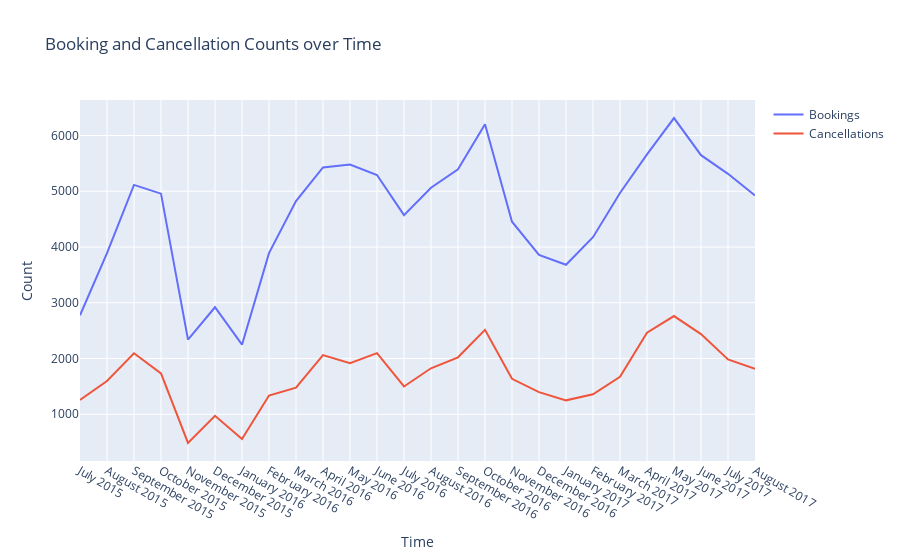

Notebook source saved alongside this figure:
### Markdown cell above
### Exploratory Data Analysis

### Code cell
years = data['arrival_date_year'].unique().tolist()
years.sort()
x_ticks = []
booking_counts = []
cancellation_counts = []
months = ['January','February','March','April','May','June','July','August','September','October','November','December']
for year in years:
    for month in months:
        x_ticks.append(month + " " + str(year))
        booking_counts.append(len(data[(data['arrival_date_year'] == year) & (data['arrival_date_month'] == month)]))
        cancellation_counts.append(len(data[(data['arrival_date_year'] == year) & (data['arrival_date_month'] == month) & (data['is_canceled'] == 1)]))

# Removing time periods that are out of range of the data
x_ticks = x_ticks[6:-4]
booking_counts = booking_counts[6:-4]
cancellation_counts = cancellation_counts[6:-4]

fig = go.Figure()
fig.add_trace(
    go.Scatter(
        x=x_ticks, 
        y=booking_counts, 
        name="Bookings"
    )
)
fig.add_trace(
    go.Scatter(
        x=x_ticks, 
        y=cancellation_counts, 
        name="Cancellations"
    )
)
fig.update_layout(
    title="Booking and Cancellation Counts over Time", 
    xaxis_title="Time", 
    yaxis_title="Count"
)
fig.show()

### Figure 1 — Plotly figure (JSON) as saved in the notebook; plotly's stock layout.template omitted (floating-point values rounded to 4 significant figures)
{"data": [{"name": "Bookings", "type": "scatter", "x": ["July 2015", "August 2015", "September 2015", "October 2015", "November 2015", "December 2015", "January 2016", "February 2016", "March 2016", "April 2016", "May 2016", "June 2016", "July 2016", "August 2016", "September 2016", "October 2016", "November 2016", "December 2016", "January 2017", "February 2017", "March 2017", "April 2017", "May 2017", "June 2017", "July 2017", "August 2017"], "y": [2776, 3889, 5114, 4957, 2340, 2920, 2248, 3891, 4824, 5428, 5478, 5292, 4572, 5063, 5394, 6203, 4454, 3860, 3681, 4177, 4970, 5661, 6313, 5647, 5313, 4925]}, {"name": "Cancellations", "type": "scatter", "x": ["July 2015", "August 2015", "September 2015", "October 2015", "November 2015", "December 2015", "January 2016", "February 2016", "March 2016", "April 2016", "May 2016", "June 2016", "July 2016", "August 2016", "September 2016", "October 2016", "November 2016", "December 2016", "January 2017", "February 2017", "March 2017", "April 2017", "May 2017", "June 2017", "July 2017", "August 2017"], "y": [1259, 1598, 2094, 1732, 486, 973, 557, 1337, 1477, 2061, 1915, 2096, 1499, 1825, 2022, 2514, 1636, 1398, 1250, 1359, 1672, 2463, 2762, 2439, 1984, 1816]}], "layout": {"title": {"text": "Booking and Cancellation Counts over Time"}, "xaxis": {"title": {"text": "Time"}}, "yaxis": {"title": {"text": "Count"}}}}
